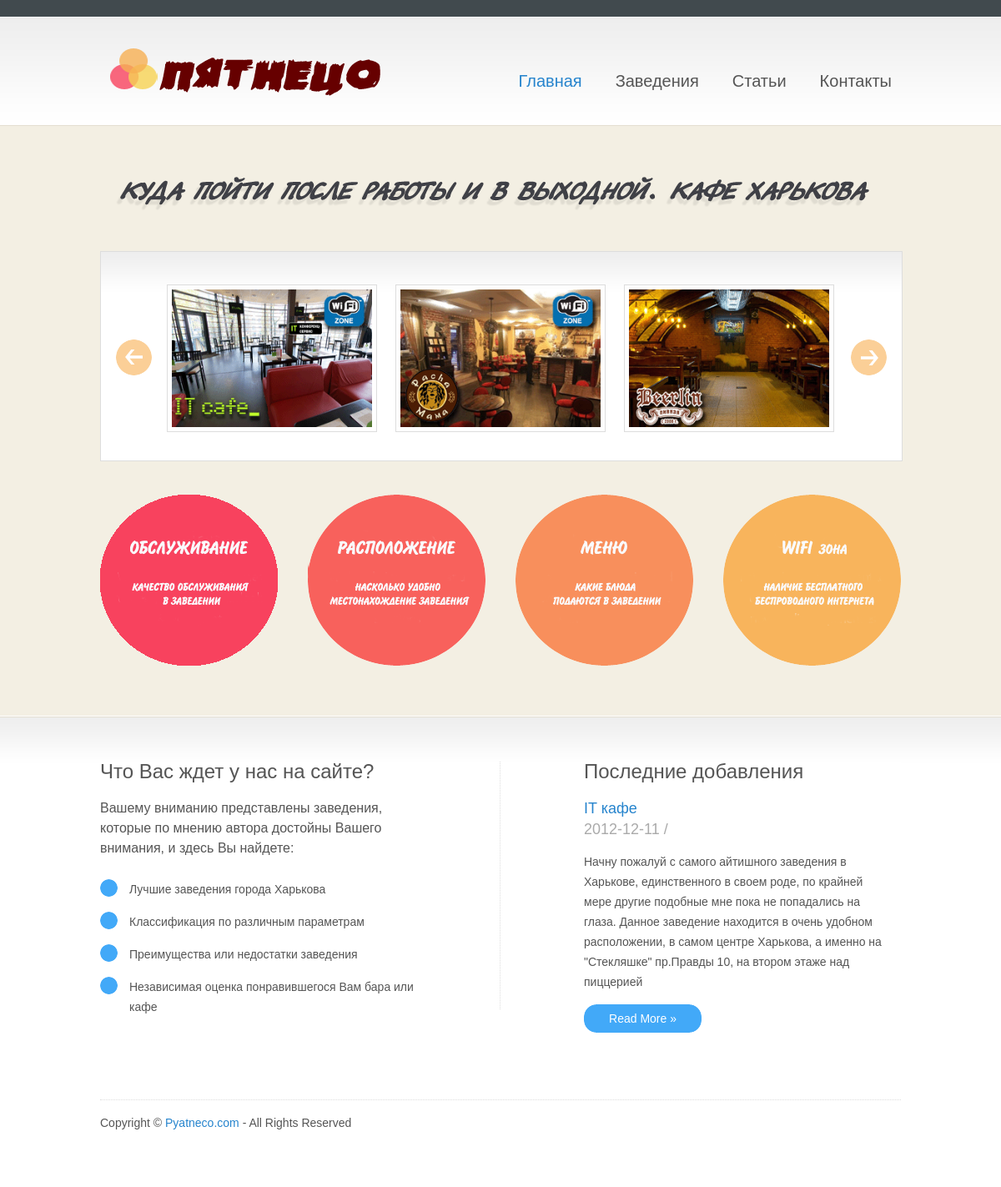
The page / on the database its author committed.
### tables this page shows
CREATE TABLE IF NOT EXISTS `sp_articles` (
  `id` int(4) NOT NULL AUTO_INCREMENT,
  `title` varchar(255) NOT NULL,
  `meta_d` varchar(255) NOT NULL,
  `meta_k` varchar(255) NOT NULL,
  `address` varchar(500) NOT NULL,
  `phone` varchar(255) NOT NULL,
  `site` varchar(255) NOT NULL,
  `worktime` varchar(255) NOT NULL,
  `date` date NOT NULL,
  `description` text NOT NULL,
  `text` text NOT NULL,
  `author` varchar(255) NOT NULL,
  `img` varchar(255) NOT NULL,
  `q_vote` int(10) NOT NULL,
  `rating1` int(10) NOT NULL,
  `rating2` int(10) NOT NULL,
  `rating3` int(10) NOT NULL,
  PRIMARY KEY (`id`)
);

### index.php (the view, shortened to what this page needs)
<?php
require_once ("blocks/database.php");
$result = mysql_query("SELECT title,meta_d,meta_k,text FROM sp_settings where page='index'",$db);
$myrow = mysql_fetch_array($result);
?>
<!DOCTYPE html>
<html>
<head>
<link type="text/css" rel="stylesheet" href="styles/style.css" />
<link type="text/css" rel="stylesheet" href="styles/skin.css" />
</head>
<body class="home">
<div id="wrap">
<?php require_once 'blocks/header.php'; ?>
  <div id="featured-section">
<?php echo $myrow['text']; ?>
    <div id="image-slider">
      <ul id="mycarousel" class="jcarousel-skin-tango">
	  <?php
	  $result = mysql_query("select id,img from sp_articles",$db);
	  $myrow = mysql_fetch_array($result);
	  $first= 1;
	  do{
	  if($first==1){$firstmarker="class='first'";}else{$firstmarker="";}
	  printf("
        <li %s><a href='view_article.php?id=%s'><img width='280' height='190' src='%s' alt='' /></a></li>",$firstmarker,$myrow['id'],$myrow['img']);
	  $first++;
	  if($first>= 4){ $first= 1;}
	  }
	  while($myrow = mysql_fetch_array($result));
	  ?>
      </ul>
    </div>
	<div id="circles"> <img class="first" src="images/circle-ob.png" /> <img src="images/circle-dest.png" /> <img src="images/circle-menu.png" /> <img src="images/circle-wifi.png" /> </div>
  </div>
  <div id="frontpage-main">
    <div id="frontpage-content">
      <h3>Что Вас ждет у нас на сайте?</h3>
      <p>Вашему вниманию представлены заведения, которые по мнению автора достойны Вашего внимания, и здесь Вы найдете:</p>
      <ul class="blue-bullets">
        <li>Лучшие заведения города Харькова</li>
        <li>Классификация по различным параметрам</li>
        <li>Преимущества или недостатки заведения</li>
        <li>Независимая оценка понравившегося Вам бара или кафе</li>
      </ul>
    </div>
    <div id="frontpage-sidebar">
	<?php
	$result = mysql_query("select id,title,description,date from sp_articles limit 1",$db);
	$myrow = mysql_fetch_array($result);
	?>
      <h3> Последние добавления</h3>
      <a class="blog-title" href="view_article.php?id=<?php echo $myrow['id']?>"><?php echo $myrow['title'] ?></a>
      <p class="meta"><?php echo $myrow['date'] ?> / </p>
      <?php echo $myrow['description'] ?>
      <a class="read-more" href="view_article.php?id=<?php echo $myrow['id']?>">Read More &raquo;</a> </div>
  </div>
  <?php require_once 'blocks/footer.php'; ?>
</div>
</body>
</html>

### styles/style.css (style rules this page uses)
#wrap { width:960px; margin:0 auto; }
body { font-family:arial, sans-serif; background-color:#fff; color:#555; line-height:24px; font-size:14px; }
h2 { font-size:28px; margin:40px 0 30px 0; }
h3 { font-size:24px; margin:40px 0 20px 0; }
p { margin:0 10px 15px 0; }
a { text-decoration:none; color:#2684cd; }
.home { background:url(../images/home-bg.png) repeat-x; }
#featured-section { float:left; margin:10px 0 0 0; }
#featured-section h2 { background:url(../images/featured-title.png) no-repeat; width:953px; height:56px; text-indent:-9999px; margin-top:0; }
#circles { float:left; margin:40px 0 0 0; }
#circles img { float:left; border:none !important; margin:0 0 0 36px; width:213px; height:205px; }
#featured-section .first { margin-left:0; }
#featured-section #image-slider { float:left; background:url(../images/img-slider-bg.png) repeat-x; width:960px; height:250px; margin:10px 0 0 0; border:1px #ddd solid; background-color:#fff; }
#image-slider #mycarousel li { float:left; width:264px; height:260px; margin:0 0 0 0px; }
#image-slider #mycarousel li.first { margin-left:0; }
#image-slider #mycarousel img { margin:9px 0 0 9px; padding:5px; border:1px #ddd solid; width:240px; height:165px; }
#frontpage-main { float:left; margin:115px 0 50px 0; background-color:#fff; }
#frontpage-main h3 { margin-top:0; }
#frontpage-content { float:left; width:379px; padding:0 100px 0 0; border-right:1px #ddd dotted; }
#frontpage-content p { font-size:16px; line-height:24px; }
#frontpage-sidebar { float:right; width:380px; padding:0 0 0 100px; }
#frontpage-sidebar .meta, #frontpage-sidebar .meta a { color:#aaa; font-size:18px; }
#frontpage-sidebar .blog-title { font-size:18px; }
#frontpage-sidebar .read-more { display:block; background:url(../images/blue-button-bg.png) no-repeat; width:141px; height:34px; color:#fff; text-align:center; padding:5px 0; }
.blue-bullets { float:left; margin:10px 0 0 0; }
.blue-bullets li { background:url(../images/blue-bullet.png) no-repeat; height:21px; position:relative; padding:0px 0 18px 35px; }
.first { margin-left:0; }

### styles/skin.css (style rules this page uses)
.jcarousel-skin-tango .jcarousel-item { width:444px; height:240px; }

### rows shown on the page
sp_articles: img (picture), title "IT кафе", date "2012-12-11", description "Начну пожалуй с самого айтишного заведения в Харькове, единственного в своем роде, по крайней мере другие подобные мне пока не попадались на глаза. Данное заведение находится в очень удобном расположении, в самом центре Харькова, а именно на \"Стекляшке\" пр.Правды 10, на втором этаже над пиццерией"
sp_articles: img (picture)
sp_articles: img (picture)
